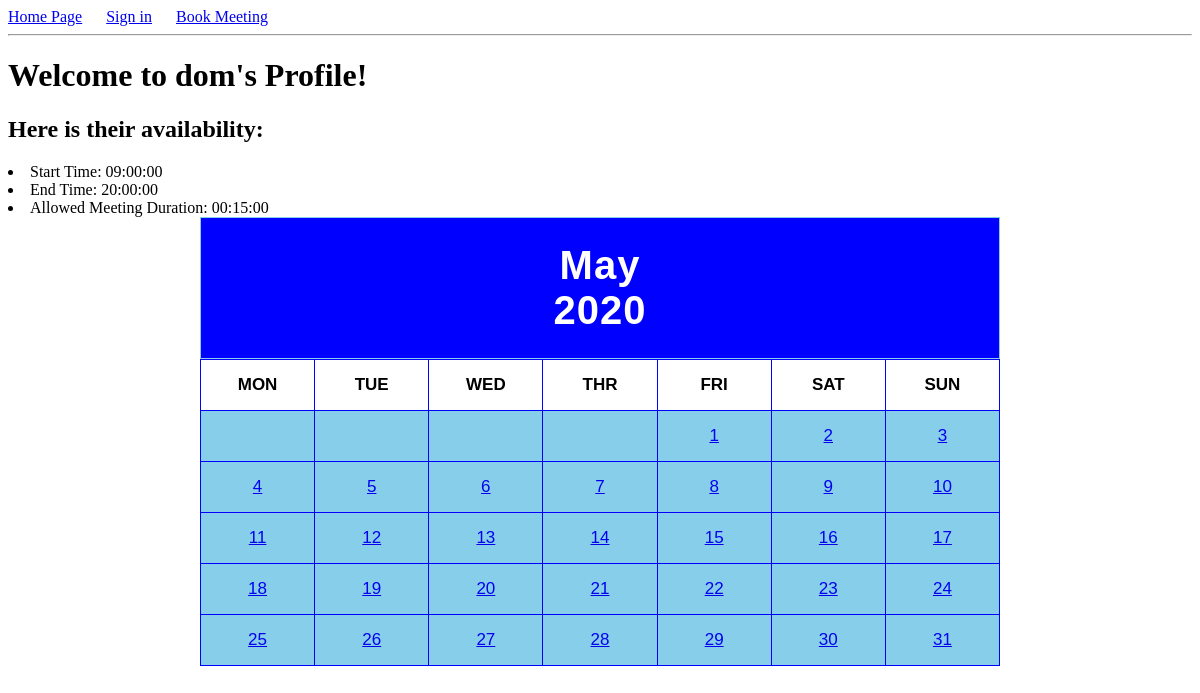
Screenshot of /dom with the database file from the repository.
### app/models.py (models this page shows, shortened)
class User(db.Model):
    id = db.Column(db.Integer, primary_key=True)
    username = db.Column(db.String(64), index=True, unique=True)
    email = db.Column(db.String(128), index=True, unique=True)
    password_hash = db.Column(db.String(128))
    availability_start = db.Column(db.Time, default= time(9, 0, 0))
    availability_end = db.Column(db.Time, default= time(15, 0, 0))
    meeting_duration = db.Column(db.Time, default= time(0, 30, 0))

### app/routes.py (the view)
@app.route('/<username>')
def profile(username):
    today = datetime.today()
    year = today.year
    month = calendar.month_name[today.month]
    listofdays = calendar.monthcalendar(year, today.month)
    if current_user.is_active:
        flash("Only guests may view other creators' profiles")
        return redirect(url_for('home'))
    found = False
    name = username
    users = User.query.all()
    for u in users:
        if name == u.username:
            found = True
            user = u
    if not found:
        flash('User "' + name + '" Not Found')
        return redirect(url_for('home'))
    return render_template('profile.html', title = 'Creator Profile',
                           year=year, month=month, listofdays=listofdays,
                           user = user)

### app/templates/profile.html (shortened to what this page needs)
{% extends "base.html" %}
{% block content %}
    <h1>Welcome to {{ user.username }}'s Profile!</h1>
    <h2>Here is their availability:</h2>
    <li>Start Time: {{ user.availability_start }}</li>
    <li>End Time: {{ user.availability_end }}</li>
    <li>Allowed Meeting Duration: {{ user.meeting_duration }}</li>
   <head>
    </head>
<body>
     <div class="container">
           <div class="month">
                    <strong>{{ month }}</strong>
                    <br>
                    <strong>{{ year }}</strong>
          </div>
          <table>
               <tr>
                    <th>MON</th>
                    <th>TUE</th>
                    <th>WED</th>
                    <th>THR</th>
                    <th>FRI</th>
                    <th>SAT</th>
                    <th>SUN</th>
               </tr>
               <tr>
                    <td>{% if listofdays[0][0] != 0 %} <a href="{{ url_for('book', username=user.username, year=year, month=month, day=listofdays[0][0]) }}">{{ listofdays[0][0] }}</a> {% endif %}</td>
                    <td>{% if listofdays[0][1] != 0 %} <a href="{{ url_for('book', username=user.username, year=year, month=month, day=listofdays[0][1]) }}">{{ listofdays[0][1] }}</a> {% endif %}</td>
                    <td>{% if listofdays[0][2] != 0 %} <a href="{{ url_for('book', username=user.username, year=year, month=month, day=listofdays[0][2]) }}">{{ listofdays[0][2] }}</a> {% endif %}</td>
                    <td>{% if listofdays[0][3] != 0 %} <a href="{{ url_for('book', username=user.username, year=year, month=month, day=listofdays[0][3]) }}">{{ listofdays[0][3] }}</a> {% endif %}</td>
                    <td>{% if listofdays[0][4] != 0 %} <a href="{{ url_for('book', username=user.username, year=year, month=month, day=listofdays[0][4]) }}">{{ listofdays[0][4] }}</a> {% endif %}</td>
                    <td>{% if listofdays[0][5] != 0 %} <a href="{{ url_for('book', username=user.username, year=year, month=month, day=listofdays[0][5]) }}">{{ listofdays[0][5] }}</a> {% endif %}</td>
                    <td>{% if listofdays[0][6] != 0 %} <a href="{{ url_for('book', username=user.username, year=year, month=month, day=listofdays[0][6]) }}">{{ listofdays[0][6] }}</a> {% endif %}</td>
               </tr>
               <tr>
                    <td><a href="{{ url_for('book', username=user.username, year=year, month=month, day=listofdays[1][0]) }}">{{ listofdays[1][0] }}</a></td>
                    <td><a href="{{ url_for('book', username=user.username, year=year, month=month, day=listofdays[1][1]) }}">{{ listofdays[1][1] }}</a></td>
                    <td><a href="{{ url_for('book', username=user.username, year=year, month=month, day=listofdays[1][2]) }}">{{ listofdays[1][2] }}</a></td>
                    <td><a href="{{ url_for('book', username=user.username, year=year, month=month, day=listofdays[1][3]) }}">{{ listofdays[1][3] }}</a></td>
                    <td><a href="{{ url_for('book', username=user.username, year=year, month=month, day=listofdays[1][4]) }}">{{ listofdays[1][4] }}</a></td>
                    <td><a href="{{ url_for('book', username=user.username, year=year, month=month, day=listofdays[1][5]) }}">{{ listofdays[1][5] }}</a></td>
                    <td><a href="{{ url_for('book', username=user.username, year=year, month=month, day=listofdays[1][6]) }}">{{ listofdays[1][6] }}</a></td>
               </tr>
               <tr>
                    <td><a href="{{ url_for('book', username=user.username, year=year, month=month, day=listofdays[2][0]) }}">{{ listofdays[2][0] }}</a></td>
                    <td><a href="{{ url_for('book', username=user.username, year=year, month=month, day=listofdays[2][1]) }}">{{ listofdays[2][1] }}</a></td>
                    <td><a href="{{ url_for('book', username=user.username, year=year, month=month, day=listofdays[2][2]) }}">{{ listofdays[2][2] }}</a></td>
                    <td><a href="{{ url_for('book', username=user.username, year=year, month=month, day=listofdays[2][3]) }}">{{ listofdays[2][3] }}</a></td>
                    <td><a href="{{ url_for('book', username=user.username, year=year, month=month, day=listofdays[2][4]) }}">{{ listofdays[2][4] }}</a></td>
                    <td><a href="{{ url_for('book', username=user.username, year=year, month=month, day=listofdays[2][5]) }}">{{ listofdays[2][5] }}</a></td>
                    <td><a href="{{ url_for('book', username=user.username, year=year, month=month, day=listofdays[2][6]) }}">{{ listofdays[2][6] }}</a></td>
               </tr>
               <tr>
                    <td><a href="{{ url_for('book', username=user.username, year=year, month=month, day=listofdays[3][0]) }}">{{ listofdays[3][0] }}</a></td>
                    <td><a href="{{ url_for('book', username=user.username, year=year, month=month, day=listofdays[3][1]) }}">{{ listofdays[3][1] }}</a></td>
                    <td><a href="{{ url_for('book', username=user.username, year=year, month=month, day=listofdays[3][2]) }}">{{ listofdays[3][2] }}</a></td>
                    <td><a href="{{ url_for('book', username=user.username, year=year, month=month, day=listofdays[3][3]) }}">{{ listofdays[3][3] }}</a></td>
                    <td><a href="{{ url_for('book', username=user.username, year=year, month=month, day=listofdays[3][4]) }}">{{ listofdays[3][4] }}</a></td>
                    <td><a href="{{ url_for('book', username=user.username, year=year, month=month, day=listofdays[3][5]) }}">{{ listofdays[3][5] }}</a></td>
                    <td><a href="{{ url_for('book', username=user.username, year=year, month=month, day=listofdays[3][6]) }}">{{ listofdays[3][6] }}</a></td>
               </tr>
               <tr>
                    <td>{% if listofdays[4][0] != 0 %} <a href="{{ url_for('book', username=user.username, year=year, month=month, day=listofdays[4][0]) }}">{{ listofdays[4][0] }}</a> {% endif %}</td>
                    <td>{% if listofdays[4][1] != 0 %} <a href="{{ url_for('book', username=user.username, year=year, month=month, day=listofdays[4][1]) }}">{{ listofdays[4][1] }}</a> {% endif %}</td>
                    <td>{% if listofdays[4][2] != 0 %} <a href="{{ url_for('book', username=user.username, year=year, month=month, day=listofdays[4][2]) }}">{{ listofdays[4][2] }}</a> {% endif %}</td>
                    <td>{% if listofdays[4][3] != 0 %} <a href="{{ url_for('book', username=user.username, year=year, month=month, day=listofdays[4][3]) }}">{{ listofdays[4][3] }}</a> {% endif %}</td>
                    <td>{% if listofdays[4][4] != 0 %} <a href="{{ url_for('book', username=user.username, year=year, month=month, day=listofdays[4][4]) }}">{{ listofdays[4][4] }}</a> {% endif %}</td>
                    <td>{% if listofdays[4][5] != 0 %} <a href="{{ url_for('book', username=user.username, year=year, month=month, day=listofdays[4][5]) }}">{{ listofdays[4][5] }}</a> {% endif %}</td>
                    <td>{% if listofdays[4][6] != 0 %} <a href="{{ url_for('book', username=user.username, year=year, month=month, day=listofdays[4][6]) }}">{{ listofdays[4][6] }}</a> {% endif %}</td>
               </tr>
          </table>
     </div>
</body>
{% endblock %}

### app/templates/base.html (style rules this page uses)
body { background-image: url('https://thumbs.dreamstime.com/b/elegant-web-background-earth-waves-23109063.jpg'); }

### app/templates/profile.html (style rules this page uses)
body { background: white; background-image: url('https://thumbs.dreamstime.com/b/elegant-web-background-earth-waves-23109063.jpg'); }
.container { max-width: 800px; margin: auto; font-family: sans-serif; }
.month { text-align: center; background: blue; font-size: 2.5em; letter-spacing: 1px; color: white; padding: 25px; border: 1px solid skyblue; }
table, th, td { width: 100%; table-layout: fixed; text-align: center; font-size: 17px; border-collapse: collapse; border: 1px solid blue; }
tr, th, td { padding: 15px; }
th { background: white; color: black; }
td { background: skyblue; }

### rows the page displays
User: username "dom", availability_start "09:00:00", availability_end "20:00:00", meeting_duration "00:15:00"

### other values shown
{{ listofdays[0][4] }} "1"
{{ listofdays[0][5] }} "2"
{{ listofdays[0][6] }} "3"
{{ listofdays[1][0] }} "4"
{{ listofdays[1][1] }} "5"
{{ listofdays[1][2] }} "6"
{{ listofdays[1][3] }} "7"
{{ listofdays[1][4] }} "8"
{{ listofdays[1][5] }} "9"
{{ listofdays[1][6] }} "10"
{{ listofdays[2][0] }} "11"
{{ listofdays[2][1] }} "12"
{{ listofdays[2][2] }} "13"
{{ listofdays[2][3] }} "14"
{{ listofdays[2][4] }} "15"
